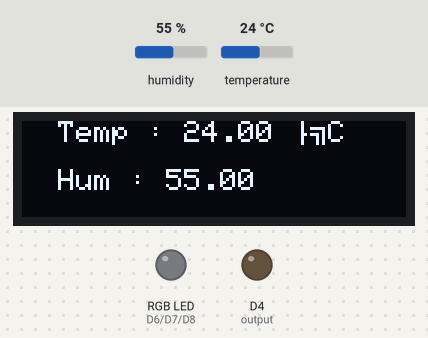
This sketch was run on a simulated ESP8266 (NodeMCU). Shown: 128×32 one-colour display, an RGB LED mixed from three pins (HIGH = lit), output pins drawn as LEDs (lit = HIGH). The test bench sets the inputs (shaded band); at power-on: temperature 24 °C, humidity 55 %. Dim RGB values are drawn brighter than linear; WiFi joins after 1.5 s; servers stay silent unless stated; the display library's start-up logo is not drawn; what the sketch prints to the serial monitor is not drawn.

Above: at 5.2 s.
5.3 s: temperature set to 41 °C
At 6.9 s:
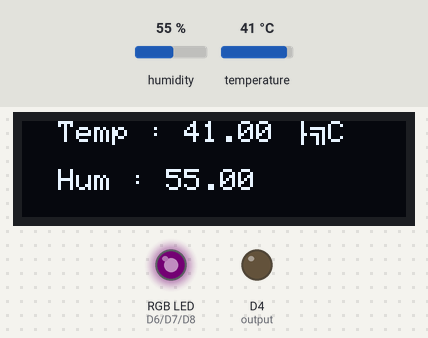
9.6 s: humidity set to 22 %
At 11.4 s:
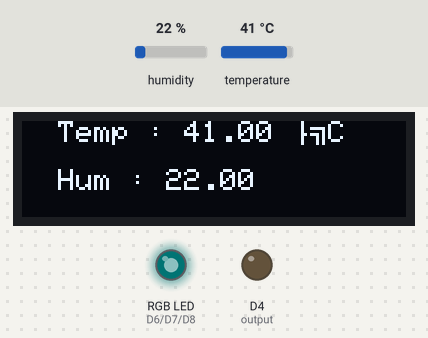
13.1 s: humidity set to 40 %
At 14.7 s:
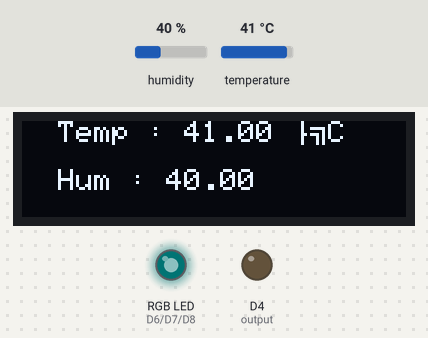
15.7 s: temperature set to 12 °C
At 17.5 s:
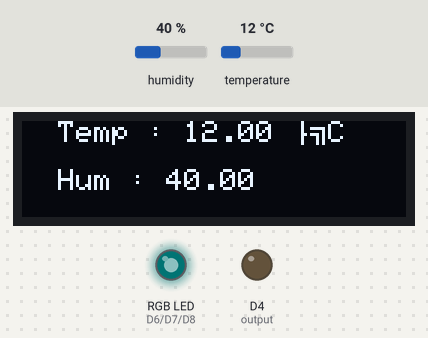
Timing chart, 0 to 19.8 s (numbered marks = the images above; inputs shaded):
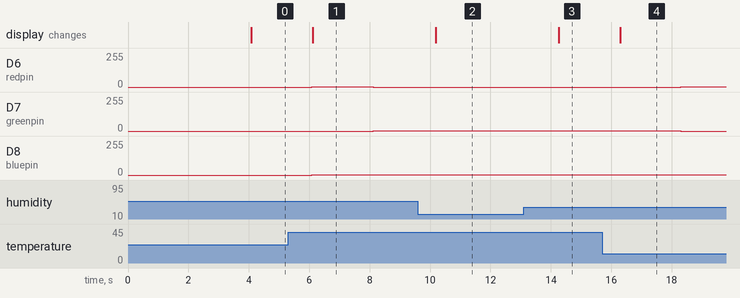

The sketch:

sketch_may30b.ino
```cpp
#include <DHT.h>
#define PIN_DHT D5
#include <SPI.h>
#include <Wire.h>
#include <Adafruit_GFX.h>
#include <Adafruit_SSD1306.h>

#define SCREEN_WIDTH 128
#define SCREEN_HEIGHT 32
#define OLED_RESET     LED_BUILTIN
#define SCREEN_ADDRESS 0x3C
Adafruit_SSD1306 display(SCREEN_WIDTH, SCREEN_HEIGHT, &Wire, OLED_RESET);

DHT DHTsensor(PIN_DHT, DHT11);

int redpin = D6;
int greenpin = D7;
int bluepin = D8;
float high = 35.0;
float low = 25.0;


#include <ESP8266WiFi.h>
#include <ESPAsyncTCP.h>
#include <ESPAsyncWebServer.h>

const char* ssid = "FICL";
const char* password = "ficl5506c";

const char* PARAM_INPUT_1 = "state";
const char* PARAM_INPUT_2 = "value";

const int output = D4;

String timerSliderValue = "10";

// Create AsyncWebServer object on port 80
AsyncWebServer server(80);

const char index_html[] PROGMEM = R"rawliteral(
<!DOCTYPE HTML><html>
<head>
  <meta name="viewport" content="width=device-width, initial-scale=1">
  <title>ESP Web Server</title>
  <style>
    html {font-family: Arial; display: inline-block; text-align: center;}
    h2 {font-size: 2.4rem;}
    p {font-size: 2.2rem;}
    body {max-width: 600px; margin:0px auto; padding-bottom: 25px;}
    .switch {position: relative; display: inline-block; width: 120px; height: 68px}
    .switch input {display: none}
    .slider {position: absolute; top: 0; left: 0; right: 0; bottom: 0; background-color: #ccc; border-radius: 34px}
    .slider:before {position: absolute; content: ""; height: 52px; width: 52px; left: 8px; bottom: 8px; background-color: #fff; -webkit-transition: .4s; transition: .4s; border-radius: 68px}
    input:checked+.slider {background-color: #2196F3}
    input:checked+.slider:before {-webkit-transform: translateX(52px); -ms-transform: translateX(52px); transform: translateX(52px)}
    .slider2 { -webkit-appearance: none; margin: 14px; width: 300px; height: 20px; background: #ccc;
      outline: none; -webkit-transition: .2s; transition: opacity .2s;}
    .slider2::-webkit-slider-thumb {-webkit-appearance: none; appearance: none; width: 30px; height: 30px; background: #2f4468; cursor: pointer;}
    .slider2::-moz-range-thumb { width: 30px; height: 30px; background: #2f4468; cursor: pointer; }
  </style>
</head>
<body>
  <h2>ESP Web Server</h2>
  <p><span id="timerValue">%TIMERVALUE%</span> s</p>
  <p><input type="range" onchange="updateSliderTimer(this)" id="timerSlider" min="1" max="20" value="%TIMERVALUE%" step="1" class="slider2"></p>
  %BUTTONPLACEHOLDER%
<script>
function toggleCheckbox(element) {
  var sliderValue = document.getElementById("timerSlider").value;
  var xhr = new XMLHttpRequest();
  if(element.checked){ xhr.open("GET", "/update?state=1", true); xhr.send();
    var count = sliderValue, timer = setInterval(function() {
      count--; document.getElementById("timerValue").innerHTML = count;
      if(count == 0){ clearInterval(timer); document.getElementById("timerValue").innerHTML = document.getElementById("timerSlider").value; }
    }, 1000);
    sliderValue = sliderValue*1000;
    setTimeout(function(){ xhr.open("GET", "/update?state=0", true);
    document.getElementById(element.id).checked = false; xhr.send(); }, sliderValue);
  }
}
function updateSliderTimer(element) {
  var sliderValue = document.getElementById("timerSlider").value;
  document.getElementById("timerValue").innerHTML = sliderValue;
  var xhr = new XMLHttpRequest();
  xhr.open("GET", "/slider?value="+sliderValue, true);
  xhr.send();
}
</script>
</body>
</html>
)rawliteral";

// Replaces placeholder with button section in your web page
String processor(const String& var){
  //Serial.println(var);
  if(var == "BUTTONPLACEHOLDER"){
    String buttons = "";
    String outputStateValue = outputState();
    buttons+= "<p><label class=\"switch\"><input type=\"checkbox\" onchange=\"toggleCheckbox(this)\" id=\"output\" " + outputStateValue + "><span class=\"slider\"></span></label></p>";
    return buttons;
  }
  else if(var == "TIMERVALUE"){
    return timerSliderValue;
  }
  return String();
}

String outputState(){
  if(digitalRead(output)){
    return "checked";
  }
  else {
    return "";
  }
  return "";
}

void setup(){
  DHTsensor.begin();
  if(!display.begin(SSD1306_SWITCHCAPVCC, SCREEN_ADDRESS)) {
    Serial.println(F("SSD1306 allocation failed"));
    for(;;); // Don't proceed, loop forever
  }
  display.display();
  delay(2000);
  display.clearDisplay();
  pinMode (redpin, OUTPUT);
  pinMode (greenpin, OUTPUT);
  pinMode (bluepin, OUTPUT);
  Serial.begin(115200);

  pinMode(output, OUTPUT);
  digitalWrite(output, LOW);

  // Connect to Wi-Fi
  WiFi.begin(ssid, password);
  while (WiFi.status() != WL_CONNECTED) {
    delay(1000);
    Serial.println("Connecting to WiFi..");
  }

  // Print ESP Local IP Address
  Serial.println(WiFi.localIP());

  // Route for root / web page
  server.on("/", HTTP_GET, [](AsyncWebServerRequest *request){
    request->send_P(200, "text/html", index_html, processor);
  });

  // Send a GET request to <ESP_IP>/update?state=<inputMessage>
  server.on("/update", HTTP_GET, [] (AsyncWebServerRequest *request) {
    String inputMessage;
    // GET input1 value on <ESP_IP>/update?state=<inputMessage>
    if (request->hasParam(PARAM_INPUT_1)) {
      inputMessage = request->getParam(PARAM_INPUT_1)->value();
      digitalWrite(output, inputMessage.toInt());
    }
    else {
      inputMessage = "No message sent";
    }
    Serial.println(inputMessage);
    request->send(200, "text/plain", "OK");
  });

  // Send a GET request to <ESP_IP>/slider?value=<inputMessage>
  server.on("/slider", HTTP_GET, [] (AsyncWebServerRequest *request) {
    String inputMessage;
    // GET input1 value on <ESP_IP>/slider?value=<inputMessage>
    if (request->hasParam(PARAM_INPUT_2)) {
      inputMessage = request->getParam(PARAM_INPUT_2)->value();
      timerSliderValue = inputMessage;
    }
    else {
      inputMessage = "No message sent";
    }
    Serial.println(inputMessage);
    request->send(200, "text/plain", "OK");
  });

  // Start server
  server.begin();
}

void loop() {
  float humidity = DHTsensor.readHumidity();
  float temp = DHTsensor.readTemperature();
  testdrawstyles(temp, humidity);
  if (temp > high){
    analogWrite(redpin, LOW);
    analogWrite(greenpin, HIGH);
    analogWrite(bluepin, HIGH);
  }
  else if (low < temp < high){
    analogWrite(redpin, HIGH);
    analogWrite(greenpin, LOW);
    analogWrite(bluepin, HIGH);
  }
  else{
    analogWrite(redpin, HIGH);
    analogWrite(greenpin, HIGH);
    analogWrite(bluepin, LOW);
  }
}

void testdrawstyles(float temp, float humidity) {
  display.clearDisplay();
  display.setTextSize(1);
  display.setTextColor(SSD1306_WHITE);
  display.setCursor(0,0);
  display.print("  Temp : ");
  display.print(temp);
  display.println(" ºC");
  display.println();
  display.print("  Hum : ");
  display.print(humidity);

  display.display();
  delay(2000);
}
```

Measured:
- after the input at 5.3 s, D7 (greenpin): 0/255 → 1/255 after 2.8 s; the display: changes after 0.82 s (image 1)
- after the input at 9.6 s, the display: changes after 0.59 s (image 2)
- after the input at 13.1 s, the display: changes after 1.2 s (image 3)
- after the input at 15.7 s, D6 (redpin): 0/255 → 1/255 after 2.6 s; D7 (greenpin): 1/255 → 0/255 after 2.6 s; the display: changes after 0.60 s (image 4)
